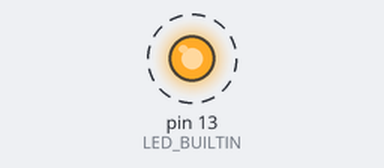
A sketch run on a simulated Arduino Uno, built with avr-gcc and run on an emulated ATmega328P. On the bench: output pins drawn as LEDs (lit = HIGH). Dashed ring = blinking.

Above: at 0.5 s.
Timing chart, 0 to 4.6 s (numbered marks = the images above):
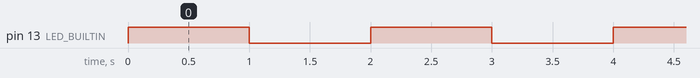

Measured:
- by itself, pin 13 (LED_BUILTIN): alternates HIGH for 1.0 s and LOW for 1.0 s

The sketch:

blink.ino
```cpp
// additional code to test C/C++ compilation compatibility
float sicota(float x) {
	return (sin(x) + cos(x)) / tan(x);
}

int clamp(int x, int maximum, int minimum)
{
	return min(maximum, max(minimum, x));
}


// the setup function runs once when you press reset or power the board
void setup() {
  // initialize digital pin LED_BUILTIN as an output.
  pinMode(LED_BUILTIN, OUTPUT);

  // additional code to test C/C++ compilation compatibility
  size_t st = 1;
  byte b1 = 0b11110000;
  byte b2 = 0xfa;
  float sq2 = sqrt(2.0);
  float pe = pow(2.7, sq2);
  int y = -42;
  y = abs(y);
}

// the loop function runs over and over again forever
void loop() {
  digitalWrite(LED_BUILTIN, HIGH);   // turn the LED on (HIGH is the voltage level)
  delay(1000);                       // wait for a second
  digitalWrite(LED_BUILTIN, LOW);    // turn the LED off by making the voltage LOW
  delay(1000);                       // wait for a second
}
```
